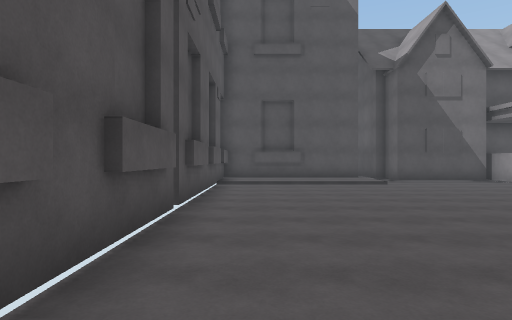
View 1 (above)

18 first-person views from a walk through a 3-D level made in the Unity game engine. The camera is 1.5 m above the floor, looks level and sees 75° across. The floor is counted in squares, 2 m on a side. Each view is taken from the middle of a square. On the plan, view 1 faces up. The plan holds only what a view shows up to about 11 squares ahead; the rest is blank. The place goes on beyond the plan. The player character is not drawn. Surface patterns are stand-ins for the level's own textures.

View 2
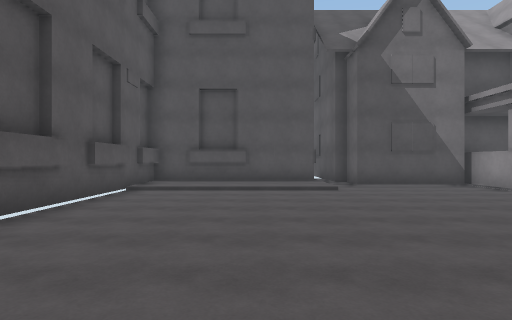

View 3
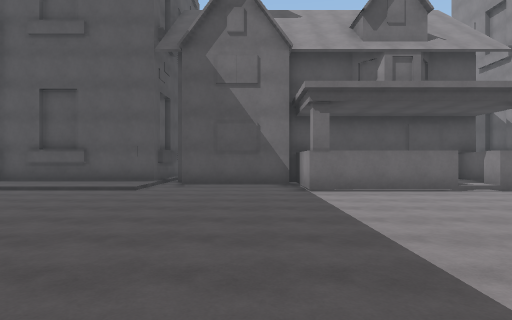

View 4
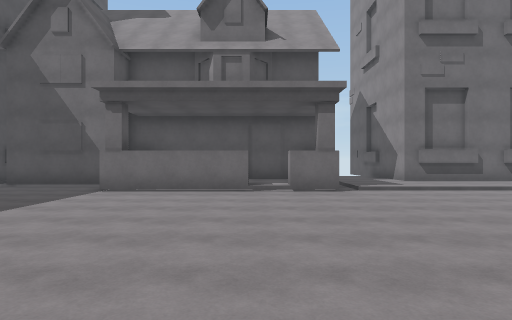

View 5
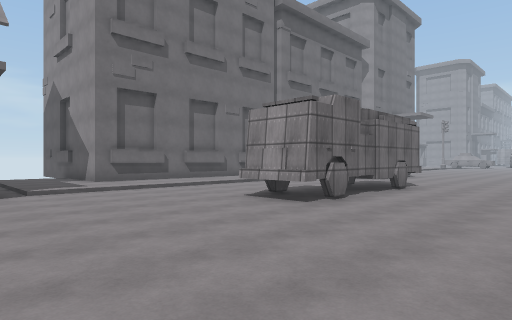

View 6
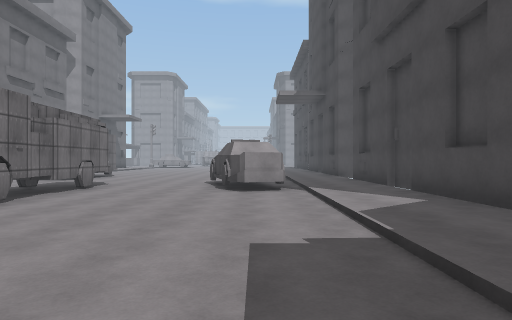

View 7
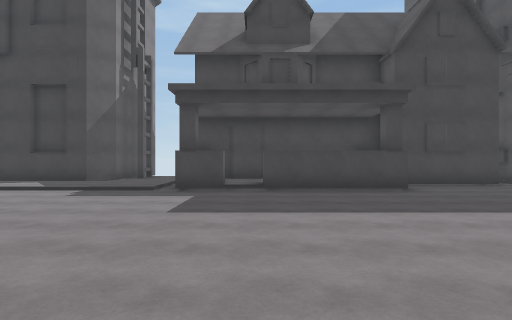

View 8
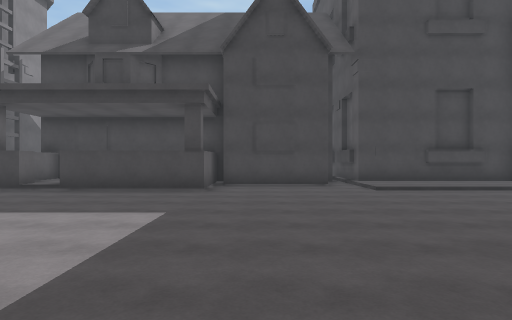

View 9
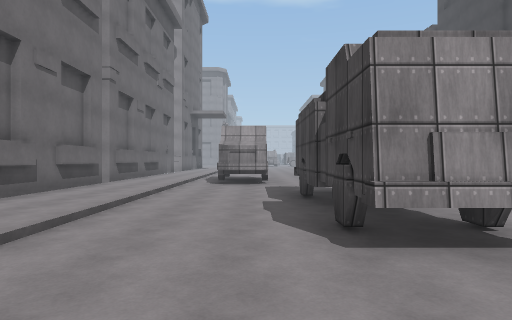

View 10
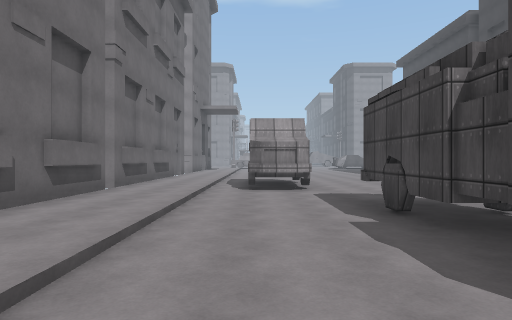

View 11
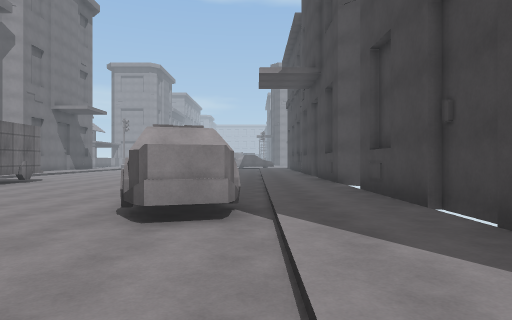

View 12
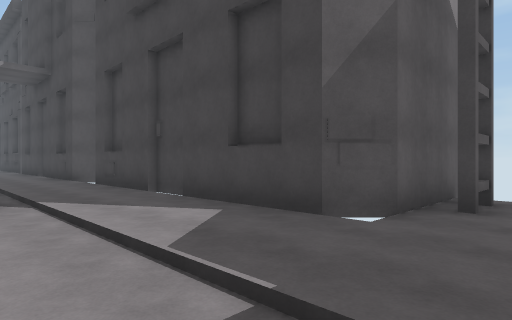

View 13
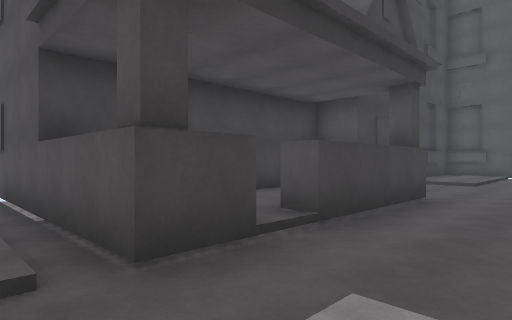

View 14
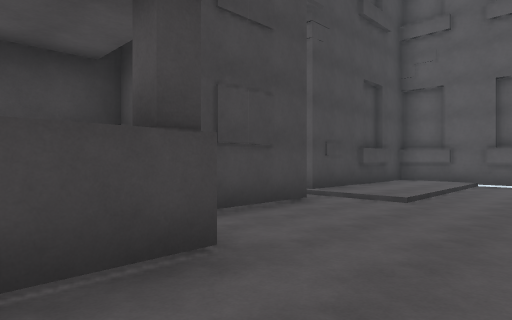

View 15
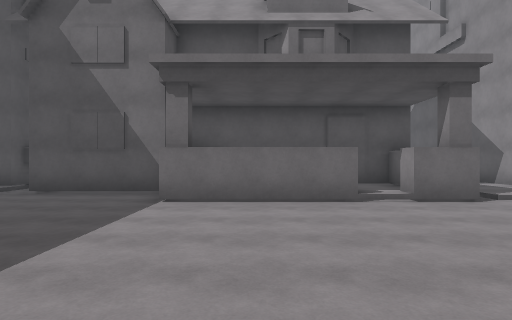

View 16
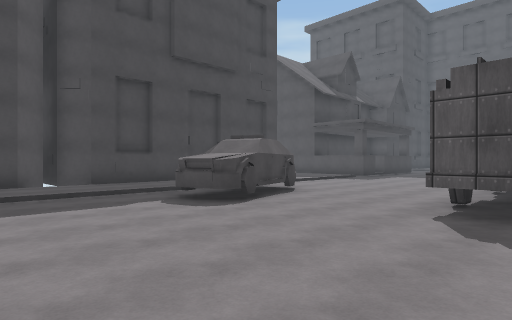

View 17
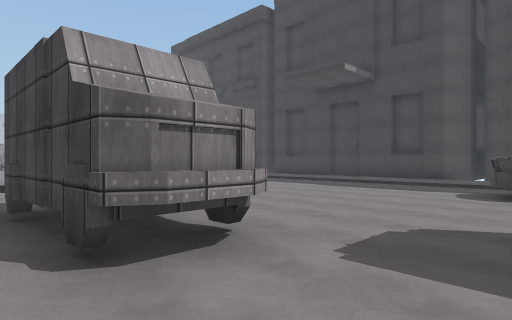

View 18
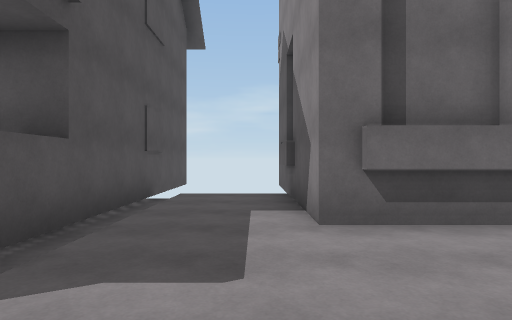

### Floor plan
Key: @ floor where view 1 was taken; # wall or solid block; . main floor; : floor 0.25 m higher than the main floor; / step, stairs or slope; B building; T truck.
Columns run from 1 left of view 1 to 28 right of it. Each row starts with its distance up from view 1.
 18                B  B
 17                B  B
 16                B  B
 15                #::B
 14                #::B
 13  BB##B#  #   ###::BBBBBBBBBBBB
 12 B::::/BBBBB   BB::::::::::::::
 11 B::::/....BBB BB::::::::::::::
 10 B.........BBBBBB..............
  9 B.........................TTTT
  8 B.........................TTTT
  7 B..................TTTTTT.....
  6 B..................TTTTTT.....
  5 ..............................
  4 B.............................
  3 B.............................
  2 B......................###....
  1 B.....................####....
  0 B@////....BBB.BB//////////////
 -1 B::::/....BBBBBB::::::::::::::
 -2 B::::/BBBBB   BB::::::::::::::
 -3  BB##B#  #######::BBBBBBBBBBBB
 -4                # BB       B
 -5                # BB       B
 -6                B  B

Positions as (right, up) in squares from view 1, and headings:
1: (0, 0), facing up
2: (2, 2), facing up
3: (7, 2), facing up
4: (12, 2), facing up
5: (13, 2), facing up-right
6: (13, 1), facing right
7: (12, 8), facing down
8: (7, 8), facing down
9: (15, 8), facing right
10: (17, 9), facing right
11: (17, 0), facing right
12: (15, 1), facing down-right
13: (15, 2), facing down-left
14: (10, 2), facing down-left
15: (10, 4), facing up
16: (28, 7), facing down-left
17: (23, 10), facing down-right
18: (16, 9), facing up
